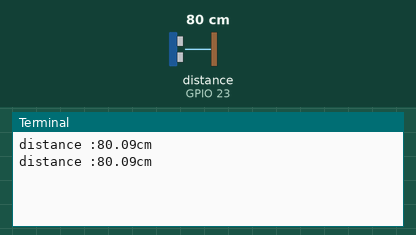
This program was run on a simulated Raspberry Pi (BCM pin numbers). On the bench: the last lines printed to the terminal. The test bench sets the inputs (shaded band); at power-on: distance to the obstacle (sensor on GPIO 23) 80 cm. The echo pulse lasts 58.3 µs per cm; the clock reads 2024-03-15 10:24:30 at power-on unless the program sets it.

Above: at 1.2 s.
1.3 s: distance to the obstacle (sensor on GPIO 23) set to 2 cm
At 1.9 s:
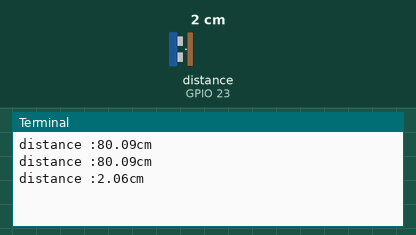
2.8 s: distance to the obstacle (sensor on GPIO 23) set to 4 cm
At 3.4 s:
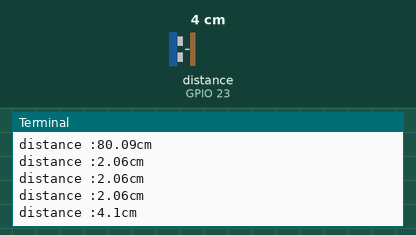
Timing chart, 0 to 5.8 s (numbered marks = the images above; inputs shaded):
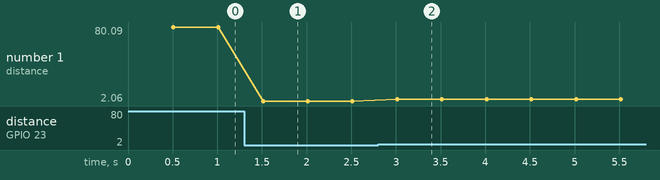

Measured:
- after the input at 1.3 s, the terminal: prints a new line after 0.21 s (image 1)
- after the input at 2.8 s, the terminal: prints a new line after 0.21 s (image 2)
- plotted number 1: 80.09 → 2.06 after the input at 1.3 s, 2.06 → 4.1 after the input at 2.8 s

The program:

activity_10.py
```python
# import os
# import time
# from picamera import PiCamera

# FOLDER_NAME = "/home/pi/activity_10"

# if not os.path.exists(FOLDER_NAME):
#     os.mkdir(FOLDER_NAME)

# camera = PiCamera()
# camera.resolution = (1280, 720)
# camera.rotation = 180
# time.sleep(2)

# counter = 1

# while True:
#     file_name = FOLDER_NAME + "/img" + str(counter) + ".jpg"
#     counter += 1
#     camera.capture(file_name)
#     print("New photo has been taken")
#     time.sleep(5)


import RPi.GPIO as GPIO
import time

GPIO.setmode(GPIO.BCM)
#GPIO_BUZZ = 12
GPIO_TRIG = 24
GPIO_ECHO = 23

GPIO.setwarnings(False)
GPIO.setup(GPIO_TRIG, GPIO.OUT)
GPIO.setup(GPIO_ECHO, GPIO.IN)
# GPIO.setup(GPIO_BUZZ, GPIO.OUT)

# buzzer = GPIO.PWM(GPIO_BUZZ, 50)
# buzzer.start(0)
while (1):

    GPIO.output(GPIO_TRIG, GPIO.LOW)

    time.sleep(0.5)
    GPIO.output(GPIO_TRIG, GPIO.HIGH)

    time.sleep(0.00001)

    GPIO.output(GPIO_TRIG, GPIO.LOW)

    while GPIO.input(GPIO_ECHO) == 0:

        start_time = time.time()

    while GPIO.input(GPIO_ECHO) == 1:

        Bounce_back_time = time.time()

    pulse_duration = Bounce_back_time - start_time

    distance = round(pulse_duration * 17150, 2)

    print("distance :" + str(distance) + "cm")

    # for distance in range(0, 101, 1):
    #     buzzer.ChangeDutyCycle(distance)
    #     time.sleep(0.1)
    # for distance in range(100, -1, -1):
    #     buzzer.ChangeDutyCycle(distance)
    #     time.sleep(0.1)


GPIO.cleanup()
```
